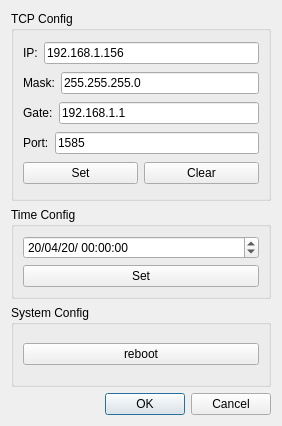
<?xml version="1.0" encoding="UTF-8"?>
<ui version="4.0">
 <class>Dialog</class>
 <widget class="QDialog" name="Dialog">
  <property name="geometry">
   <rect>
    <x>0</x>
    <y>0</y>
    <width>282</width>
    <height>426</height>
   </rect>
  </property>
  <property name="windowTitle">
   <string>Dialog</string>
  </property>
  <layout class="QVBoxLayout" name="verticalLayout_3">
   <item>
    <widget class="QGroupBox" name="groupBox_6">
     <property name="sizePolicy">
      <sizepolicy hsizetype="Fixed" vsizetype="Expanding">
       <horstretch>0</horstretch>
       <verstretch>0</verstretch>
      </sizepolicy>
     </property>
     <property name="minimumSize">
      <size>
       <width>260</width>
       <height>190</height>
      </size>
     </property>
     <property name="maximumSize">
      <size>
       <width>300</width>
       <height>190</height>
      </size>
     </property>
     <property name="title">
      <string>TCP Config</string>
     </property>
     <layout class="QVBoxLayout" name="verticalLayout_7">
      <item>
       <layout class="QGridLayout" name="gridLayout_10">
        <item row="0" column="0">
         <widget class="QLabel" name="label_11">
          <property name="text">
           <string>IP:</string>
          </property>
         </widget>
        </item>
        <item row="0" column="1">
         <widget class="QLineEdit" name="lineEdit_set_ip">
          <property name="text">
           <string>192.168.1.156</string>
          </property>
          <property name="readOnly">
           <bool>false</bool>
          </property>
         </widget>
        </item>
       </layout>
      </item>
      <item>
       <layout class="QHBoxLayout" name="horizontalLayout_8">
        <item>
         <widget class="QLabel" name="label_12">
          <property name="text">
           <string>Mask:</string>
          </property>
         </widget>
        </item>
        <item>
         <widget class="QLineEdit" name="lineEdit_set_mask">
          <property name="text">
           <string>255.255.255.0</string>
          </property>
          <property name="readOnly">
           <bool>false</bool>
          </property>
         </widget>
        </item>
       </layout>
      </item>
      <item>
       <layout class="QHBoxLayout" name="horizontalLayout_17">
        <item>
         <widget class="QLabel" name="label_14">
          <property name="text">
           <string>Gate:</string>
          </property>
         </widget>
        </item>
        <item>
         <widget class="QLineEdit" name="lineEdit_set_gate">
          <property name="text">
           <string>192.168.1.1</string>
          </property>
          <property name="readOnly">
           <bool>false</bool>
          </property>
         </widget>
        </item>
       </layout>
      </item>
      <item>
       <layout class="QHBoxLayout" name="horizontalLayout_12">
        <item>
         <widget class="QLabel" name="label_13">
          <property name="text">
           <string>Port:</string>
          </property>
         </widget>
        </item>
        <item>
         <widget class="QLineEdit" name="lineEdit_set_port">
          <property name="text">
           <string>1585</string>
          </property>
         </widget>
        </item>
       </layout>
      </item>
      <item>
       <layout class="QHBoxLayout" name="horizontalLayout_14">
        <item>
         <widget class="QPushButton" name="pushButton_set_to_server">
          <property name="styleSheet">
           <string notr="true"/>
          </property>
          <property name="text">
           <string>Set</string>
          </property>
         </widget>
        </item>
        <item>
         <widget class="QPushButton" name="pushButton_set_clear">
          <property name="text">
           <string>Clear</string>
          </property>
         </widget>
        </item>
       </layout>
      </item>
     </layout>
    </widget>
   </item>
   <item>
    <widget class="QGroupBox" name="groupBox_7">
     <property name="title">
      <string>Time Config</string>
     </property>
     <layout class="QVBoxLayout" name="verticalLayout">
      <item>
       <widget class="QDateTimeEdit" name="dateTimeEdit">
        <property name="date">
         <date>
          <year>2020</year>
          <month>4</month>
          <day>20</day>
         </date>
        </property>
        <property name="time">
         <time>
          <hour>0</hour>
          <minute>0</minute>
          <second>0</second>
         </time>
        </property>
        <property name="currentSection">
         <enum>QDateTimeEdit::YearSection</enum>
        </property>
        <property name="displayFormat">
         <string>yy/MM/dd/ hh:mm:ss</string>
        </property>
       </widget>
      </item>
      <item>
       <widget class="QPushButton" name="pushButton_set_to_time">
        <property name="styleSheet">
         <string notr="true"/>
        </property>
        <property name="text">
         <string>Set</string>
        </property>
       </widget>
      </item>
     </layout>
    </widget>
   </item>
   <item>
    <widget class="QGroupBox" name="groupBox_8">
     <property name="title">
      <string>System Config</string>
     </property>
     <layout class="QVBoxLayout" name="verticalLayout_2">
      <item>
       <widget class="QPushButton" name="pushButton_reboot">
        <property name="text">
         <string>reboot</string>
        </property>
       </widget>
      </item>
     </layout>
    </widget>
   </item>
   <item>
    <widget class="QDialogButtonBox" name="buttonBox">
     <property name="orientation">
      <enum>Qt::Horizontal</enum>
     </property>
     <property name="standardButtons">
      <set>QDialogButtonBox::Cancel|QDialogButtonBox::Ok</set>
     </property>
    </widget>
   </item>
  </layout>
 </widget>
 <resources/>
 <connections>
  <connection>
   <sender>buttonBox</sender>
   <signal>accepted()</signal>
   <receiver>Dialog</receiver>
   <slot>accept()</slot>
   <hints>
    <hint type="sourcelabel">
     <x>248</x>
     <y>254</y>
    </hint>
    <hint type="destinationlabel">
     <x>157</x>
     <y>274</y>
    </hint>
   </hints>
  </connection>
  <connection>
   <sender>buttonBox</sender>
   <signal>rejected()</signal>
   <receiver>Dialog</receiver>
   <slot>reject()</slot>
   <hints>
    <hint type="sourcelabel">
     <x>316</x>
     <y>260</y>
    </hint>
    <hint type="destinationlabel">
     <x>286</x>
     <y>274</y>
    </hint>
   </hints>
  </connection>
 </connections>
</ui>
